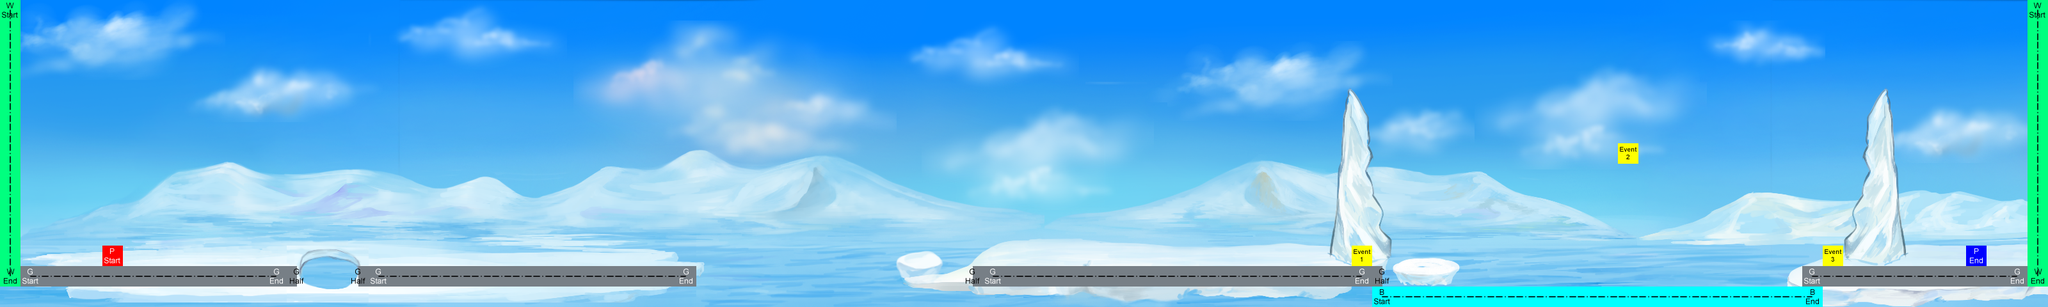

Rendered tile map (Tiled .tmx) drawn with the repository's tilesets; below, a short description and the map source with its tile grids summarised:
An orthogonal 100x15 tile map with 32x32 px tiles, 8 tile layers (background, cloud, mountain, ice_back, ...), 6 tilesets.

<map version="1.0" orientation="orthogonal" width="100" height="15" tilewidth="32" tileheight="32">
 <tileset firstgid="1" name="background" tilewidth="32" tileheight="32">
  <image source="background.png" width="2144" height="480" />
 </tileset>
 <tileset firstgid="1006" name="cloud" tilewidth="32" tileheight="32">
  <image source="cloud_chip.png" width="768" height="768" />
 </tileset>
 <tileset firstgid="1582" name="mountain" tilewidth="32" tileheight="32">
  <image source="mountain_chip.png" width="1664" height="512" />
 </tileset>
 <tileset firstgid="2414" name="ice" tilewidth="32" tileheight="32">
  <image source="ice_chip.png" width="1280" height="512" />
 </tileset>
 <tileset firstgid="3054" name="interact" tilewidth="32" tileheight="32">
  <image source="interact_chip.png" width="512" height="512" />
 </tileset>
 <tileset firstgid="3310" name="event_chip" tilewidth="32" tileheight="32">
  <image source="event_chip.png" width="512" height="512" />
 </tileset>
 <layer name="background" width="100" height="15">
  <data>[1500 cells, 1500 non-empty, 1005 distinct tile ids]</data>
 </layer>
 <layer name="cloud" width="100" height="15">
  <data>[1500 cells, 532 non-empty, 353 distinct tile ids]</data>
 </layer>
 <layer name="mountain" width="100" height="15">
  <data>[1500 cells, 460 non-empty, 460 distinct tile ids]</data>
 </layer>
 <layer name="ice_back" width="100" height="15">
  <data>[1500 cells, 288 non-empty, 288 distinct tile ids]</data>
 </layer>
 <layer name="object" width="100" height="15">
  <data>[1500 cells, 94 non-empty, 89 distinct tile ids]</data>
 </layer>
 <layer name="ice_front" width="100" height="15" opacity="0.9">
  <data>[1500 cells, 144 non-empty, 144 distinct tile ids]</data>
 </layer>
 <layer name="interact" width="100" height="15">
  <data>[1500 cells, 117 non-empty, 15 distinct tile ids]</data>
 </layer>
 <layer name="event" width="100" height="15">
  <data>[1500 cells, 3 non-empty, 3 distinct tile ids]</data>
 </layer>
</map>